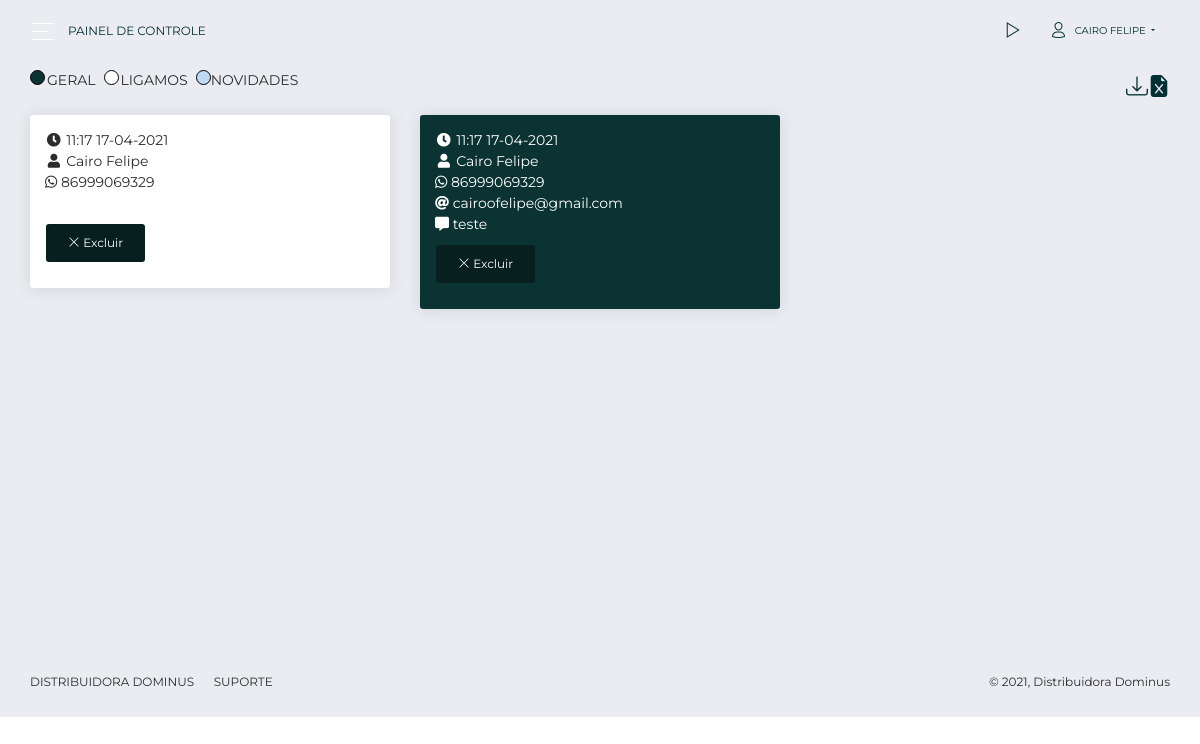
The app's page /admin/painel-leads.php (signed in) with its own data.
### tables this page shows
CREATE TABLE `forms` (
  `id` int(11) NOT NULL AUTO_INCREMENT,
  `nome` varchar(100) DEFAULT NULL,
  `whats` varchar(50) DEFAULT NULL,
  `opc` varchar(50) DEFAULT NULL,
  `email` varchar(50) DEFAULT NULL,
  `mensagem` varchar(1000) DEFAULT NULL,
  `data_envio` timestamp NULL DEFAULT current_timestamp(),
  `dv` varchar(100) DEFAULT NULL,
  `tipo` varchar(10) DEFAULT NULL,
  `status` varchar(50) DEFAULT NULL,
  `user_vz` varchar(100) DEFAULT NULL,
  `data_vz` varchar(100) DEFAULT NULL,
  `user_ok` varchar(100) DEFAULT NULL,
  `data_ok` varchar(100) DEFAULT NULL,
  PRIMARY KEY (`id`)
);

### admin/painel-leads.php (the view, shortened to what this page needs)
<?php
require_once 'dbconfig.php';
?>
<!DOCTYPE html>
<html lang="pt-br">
<head>
  <link rel="stylesheet" href="https://use.fontawesome.com/releases/v5.7.1/css/all.css">
  <link href="./assets/css/bootstrap.min.css" rel="stylesheet" />
  <link href="./assets/css/now-ui-dashboard.css?v=1.5.0" rel="stylesheet" />
  <link href="./assets/demo/demo.css" rel="stylesheet" />
</head>
<body class="">
  <div class="wrapper ">
    <?php include 'nav.php'; ?>
    <div class="content">
      <div class="row">
        <div class="col-8">
        <div class="row pb-4">
        <div class="col-12">
          <ul class="nav">
            <li class="n-l"></li><span>GERAL</span>
            <li class="n-v ml-2"></li><span>LIGAMOS</span>
            <li class="n-o ml-2"></li><span>NOVIDADES</span>
          </ul>
        </div>
      </div>
        </div>
        <div class="col-4 text-right">
          <a href="gerador-excel-leads.php" class="baixar-excel"><i class="bi bi-download"></i><i class="bi bi-file-earmark-excel-fill"></i></a>
        </div>
      </div>
      <div class="row">
        <?php
        $stmt = $DB_con->prepare("SELECT id, nome, whats,email,mensagem,opc,data_envio,tipo FROM forms ORDER BY id DESC");
        $stmt->execute();
        if ($stmt->rowCount() > 0) {
          while ($row = $stmt->fetch(PDO::FETCH_ASSOC)) {
            extract($row);
        ?>
            <div class="col-lg-4">
              <div class="card card-chart pb-3" <?php
                                                if ($tipo == '1') {
                                                  echo "style='background-color:#0c3333;color:white;'";
                                                }
                                                if ($tipo == '3') {
                                                  echo "style='background-color:#bfdaf5;color:black;'";
                                                }
                                                ?>>
                <div class="card-header">
                  <i class="fas fa-fw fa-clock"></i> <?php $date = new DateTime($data_envio);
                                                      echo $date->format('H:i d-m-Y'); ?>
                  <br>
                  <i class="fas fa-fw fa-user"></i> <?php echo $nome; ?>
                  <br>
                  <?php
                  if (($tipo == '2') or ($tipo == '1')) { ?>
                    <i class="fab fa-whatsapp"></i> <?php echo $whats; ?>
                    <br>
                  <?php } ?>
                  <?php
                  if (($tipo == '1') or ($tipo == '3')) { ?>
                    <i class="fas fa-at"></i> <?php echo $email; ?>
                  <?php } ?>
                  <br>
                  <?php
                  if ($tipo == '1') { ?>
                    <i class="fas fa-comment-alt"></i>
                  <?php
                    if ($mensagem == '') {
                      echo "(sem mensgem)";
                    } else {
                      echo $mensagem;
                    }
                  }
                  ?>
                </div>
                <div class="row container">
                  <div class="col-6">
                    <a class="btn btn-danger" href="?delete_id=<?php echo $row['id']; ?>" title="clique para deletar" onclick="return confirm('Excluir Lead?')"><i class="now-ui-icons ui-1_simple-remove"></i> Excluir</a>
                  </div>
                </div>
              </div>
            </div>
          <?php
          }
        }
        ?>
      </div>
    </div>
    <?php include 'footer.php'; ?>
  </div>
  </div>
</body>
</html>

### records on screen
forms: data_envio "11:17 17-04-2021", nome "Cairo Felipe", whats "86999069329"
forms: data_envio "11:17 17-04-2021", nome "Cairo Felipe", whats "86999069329", email "cairoofelipe@gmail.com", mensagem "teste"

### other values on screen
$_SESSION['name'] "CAIRO FELIPE"
